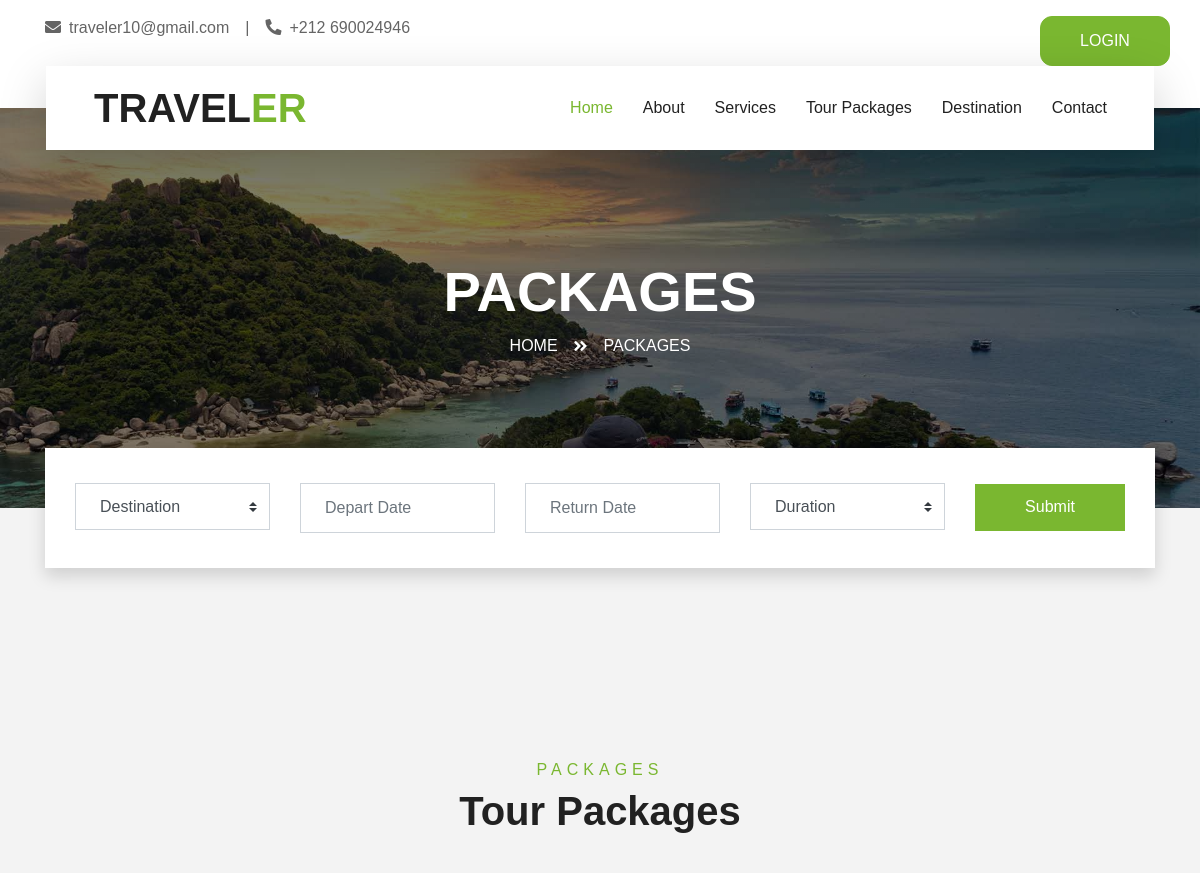
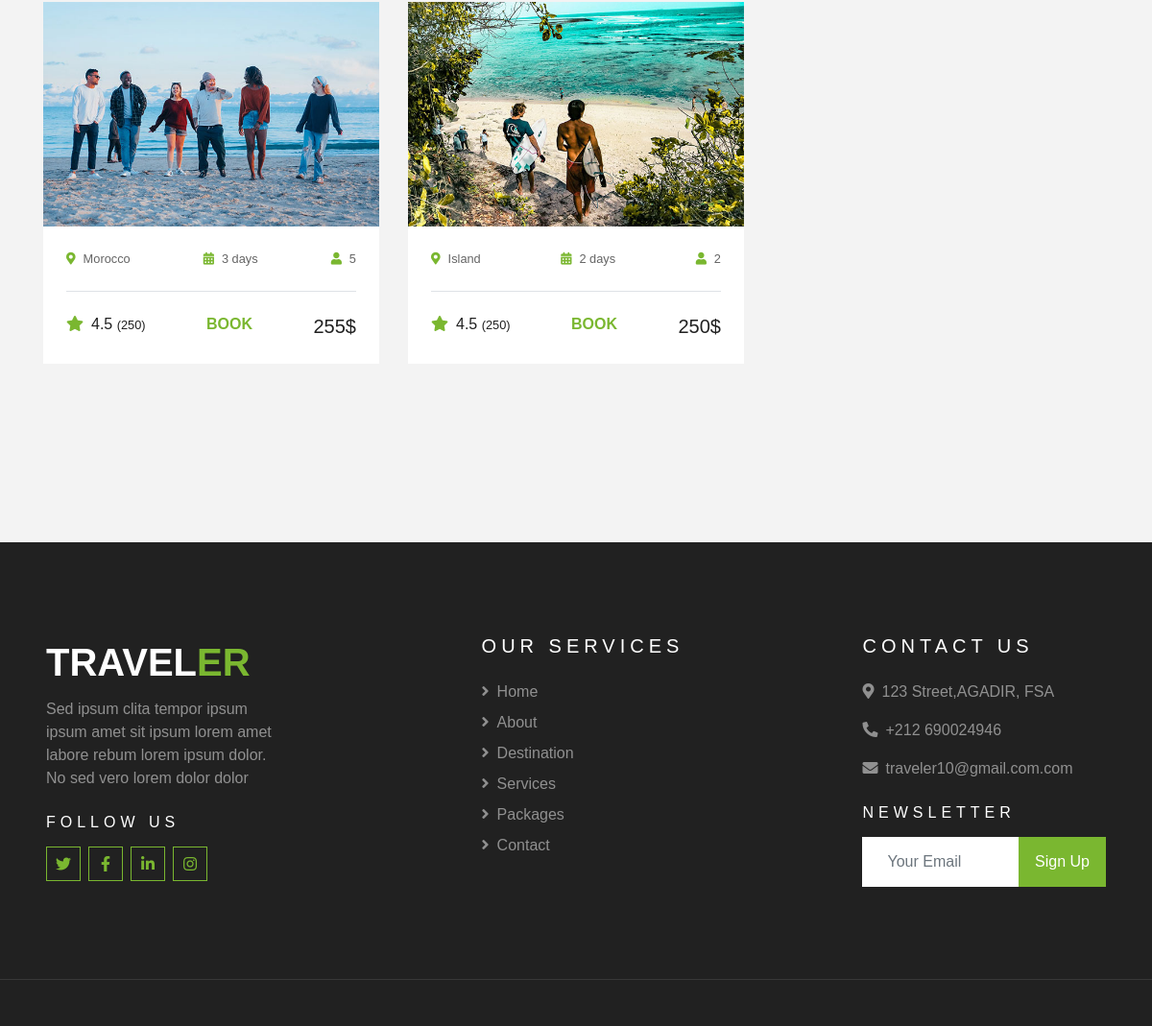
Page /package.html/ on the committed database (2 pictures, top to bottom).
### pages/models.py (models this page shows, shortened)
class Package(models.Model):
 country=models.CharField(max_length=50)
 discription=models.CharField(max_length=300,blank=True)
 image=models.CharField(max_length=300,blank=True)
 date = models.CharField(max_length=300,blank=True)
 price=models.IntegerField(default=0)
 personce=models.IntegerField(default=0)
 checked_out= models.CharField(max_length=10,blank=True, default='no')
 type=models.CharField(max_length=10,blank=True,default='PACKAGE')

### pages/views.py (the view)
# urls.py: path('package.html/', views.package, name='package'),
def package(request):
    package = Package.objects.all()
    return render(request,'package.html',{'package':package})

### pages/templates/package.html (shortened to what this page needs)
{% extends 'base.html' %}
{% load static %}
{% block content %}
    <div class="container-fluid page-header">
        <div class="container">
            <div class="d-flex flex-column align-items-center justify-content-center" style="min-height: 400px">
                <h3 class="display-4 text-white text-uppercase">Packages</h3>
                <div class="d-inline-flex text-white">
                    <p class="m-0 text-uppercase"><a class="text-white" href="">Home</a></p>
                    <i class="fa fa-angle-double-right pt-1 px-3"></i>
                    <p class="m-0 text-uppercase">Packages</p>
                </div>
            </div>
        </div>
    </div>
    <div class="container-fluid booking mt-5 pb-5">
        <div class="container pb-5">
            <div class="bg-light shadow" style="padding: 30px;">
                <div class="row align-items-center" style="min-height: 60px;">
                    <div class="col-md-10">
                        <div class="row">
                            <div class="col-md-3">
                                <div class="mb-3 mb-md-0">
                                    <select class="custom-select px-4" style="height: 47px;">
                                        <option selected>Destination</option>
                                    </select>
                                </div>
                            </div>
                            <div class="col-md-3">
                                <div class="mb-3 mb-md-0">
                                    <div class="date" id="date1" data-target-input="nearest">
                                        <input type="text" class="form-control p-4 datetimepicker-input" placeholder="Depart Date" data-target="#date1" data-toggle="datetimepicker"/>
                                    </div>
                                </div>
                            </div>
                            <div class="col-md-3">
                                <div class="mb-3 mb-md-0">
                                    <div class="date" id="date2" data-target-input="nearest">
                                        <input type="text" class="form-control p-4 datetimepicker-input" placeholder="Return Date" data-target="#date2" data-toggle="datetimepicker"/>
                                    </div>
                                </div>
                            </div>
                            <div class="col-md-3">
                                <div class="mb-3 mb-md-0">
                                    <select class="custom-select px-4" style="height: 47px;">
                                        <option selected>Duration</option>
                                    </select>
                                </div>
                            </div>
                        </div>
                    </div>
                    <div class="col-md-2">
                        <button class="btn btn-primary btn-block" type="submit" style="height: 47px; margin-top: -2px;">Submit</button>
                    </div>
                </div>
            </div>
        </div>
    </div>
    <div class="container-fluid py-5">
        <div class="container pt-5 pb-3">
            <div class="text-center mb-3 pb-3">
                <h6 class="text-primary text-uppercase" style="letter-spacing: 5px;">Packages</h6>
                <h1> Tour Packages</h1>
            </div>
    <div class="row">
        {% for p in package %}
        <div class="col-lg-4 col-md-6 mb-4">
            <div class="package-item bg-white mb-2">
                <img class="img-fluid" src="{% static 'img/' %}{{ p.image }}" alt="">
                <div class="p-4">
                    <div class="d-flex justify-content-between mb-3">
                        <small class="m-0"><i class="fa fa-map-marker-alt text-primary mr-2"></i>{{p.country}}</small>
                        <small class="m-0"><i class="fa fa-calendar-alt text-primary mr-2"></i>{{p.date}}</small>
                        <small class="m-0"><i class="fa fa-user text-primary mr-2"></i>{{p.personce}}</small>
                    </div>
                    <div class="border-top mt-4 pt-4">
                        <div class="d-flex justify-content-between">
                            <h6 class="m-0"><i class="fa fa-star text-primary mr-2"></i>4.5 <small>(250)</small></h6>
                            <h6><a href="#" id="bookLink"><strong>BOOK</strong></a></h6>
                            <h5 class="m-0">{{p.price}}$</h5>
                        </div>
                    </div>
                </div>
            </div>
        </div>
       {% endfor %}
    </div>
</div>
</div>
{% endblock %}

### rows in the picture
Package: image (picture), country "Morocco", date "3 days", personce "5", price "255"
Package: image (picture), country "Island", date "2 days", personce "2", price "250"
